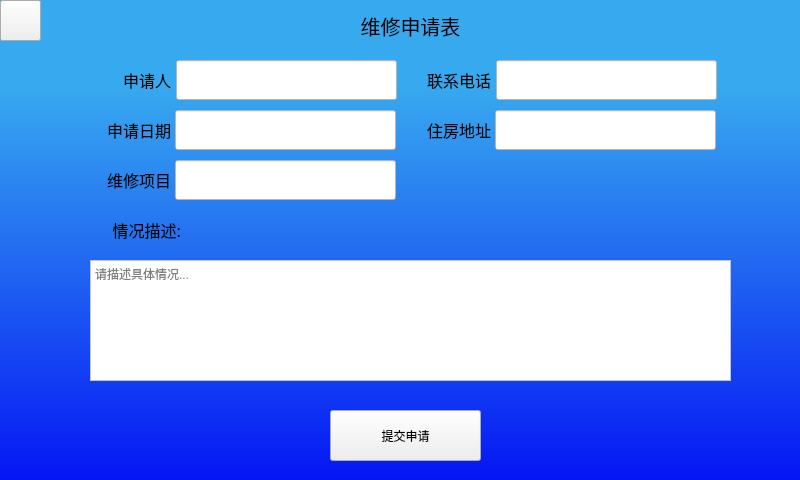
<?xml version="1.0" encoding="UTF-8"?>
<ui version="4.0">
 <class>RepairsBox</class>
 <widget class="QWidget" name="RepairsBox">
  <property name="geometry">
   <rect>
    <x>0</x>
    <y>0</y>
    <width>800</width>
    <height>480</height>
   </rect>
  </property>
  <property name="windowTitle">
   <string>Form</string>
  </property>
  <property name="styleSheet">
   <string notr="true"/>
  </property>
  <widget class="QPushButton" name="submitButton">
   <property name="geometry">
    <rect>
     <x>330</x>
     <y>410</y>
     <width>151</width>
     <height>51</height>
    </rect>
   </property>
   <property name="text">
    <string>提交申请</string>
   </property>
  </widget>
  <widget class="QLabel" name="label_6">
   <property name="geometry">
    <rect>
     <x>90</x>
     <y>210</y>
     <width>91</width>
     <height>40</height>
    </rect>
   </property>
   <property name="font">
    <font>
     <family>宋体</family>
     <pointsize>12</pointsize>
    </font>
   </property>
   <property name="styleSheet">
    <string notr="true"/>
   </property>
   <property name="text">
    <string>情况描述:</string>
   </property>
   <property name="alignment">
    <set>Qt::AlignRight|Qt::AlignTrailing|Qt::AlignVCenter</set>
   </property>
  </widget>
  <widget class="QLabel" name="label_4">
   <property name="geometry">
    <rect>
     <x>90</x>
     <y>110</y>
     <width>81</width>
     <height>40</height>
    </rect>
   </property>
   <property name="font">
    <font>
     <family>宋体</family>
     <pointsize>12</pointsize>
    </font>
   </property>
   <property name="styleSheet">
    <string notr="true"/>
   </property>
   <property name="text">
    <string>申请日期</string>
   </property>
   <property name="alignment">
    <set>Qt::AlignRight|Qt::AlignTrailing|Qt::AlignVCenter</set>
   </property>
  </widget>
  <widget class="QLabel" name="label_5">
   <property name="geometry">
    <rect>
     <x>90</x>
     <y>160</y>
     <width>81</width>
     <height>40</height>
    </rect>
   </property>
   <property name="font">
    <font>
     <family>宋体</family>
     <pointsize>12</pointsize>
    </font>
   </property>
   <property name="styleSheet">
    <string notr="true"/>
   </property>
   <property name="text">
    <string>维修项目</string>
   </property>
   <property name="alignment">
    <set>Qt::AlignRight|Qt::AlignTrailing|Qt::AlignVCenter</set>
   </property>
  </widget>
  <widget class="QTextEdit" name="destrionTextEdit">
   <property name="geometry">
    <rect>
     <x>90</x>
     <y>260</y>
     <width>641</width>
     <height>121</height>
    </rect>
   </property>
   <property name="styleSheet">
    <string notr="true">background-color: rgb(255, 255, 255);</string>
   </property>
   <property name="html">
    <string>&lt;!DOCTYPE HTML PUBLIC &quot;-//W3C//DTD HTML 4.0//EN&quot; &quot;http://www.w3.org/TR/REC-html40/strict.dtd&quot;&gt;
&lt;html&gt;&lt;head&gt;&lt;meta name=&quot;qrichtext&quot; content=&quot;1&quot; /&gt;&lt;style type=&quot;text/css&quot;&gt;
p, li { white-space: pre-wrap; }
&lt;/style&gt;&lt;/head&gt;&lt;body style=&quot; font-family:'SimSun'; font-size:9pt; font-weight:400; font-style:normal;&quot;&gt;
&lt;p style=&quot;-qt-paragraph-type:empty; margin-top:0px; margin-bottom:0px; margin-left:0px; margin-right:0px; -qt-block-indent:0; text-indent:0px;&quot;&gt;&lt;br /&gt;&lt;/p&gt;&lt;/body&gt;&lt;/html&gt;</string>
   </property>
   <property name="placeholderText">
    <string>请描述具体情况...</string>
   </property>
  </widget>
  <widget class="QLabel" name="label_7">
   <property name="geometry">
    <rect>
     <x>410</x>
     <y>60</y>
     <width>81</width>
     <height>40</height>
    </rect>
   </property>
   <property name="font">
    <font>
     <family>宋体</family>
     <pointsize>12</pointsize>
    </font>
   </property>
   <property name="styleSheet">
    <string notr="true"/>
   </property>
   <property name="text">
    <string>联系电话</string>
   </property>
   <property name="alignment">
    <set>Qt::AlignRight|Qt::AlignTrailing|Qt::AlignVCenter</set>
   </property>
  </widget>
  <widget class="QLineEdit" name="telLineEdit">
   <property name="geometry">
    <rect>
     <x>496</x>
     <y>60</y>
     <width>221</width>
     <height>40</height>
    </rect>
   </property>
   <property name="font">
    <font>
     <family>宋体</family>
     <pointsize>12</pointsize>
    </font>
   </property>
   <property name="styleSheet">
    <string notr="true">background-color: rgb(255, 255, 255);</string>
   </property>
  </widget>
  <widget class="QLineEdit" name="projectLineEdit">
   <property name="geometry">
    <rect>
     <x>175</x>
     <y>160</y>
     <width>221</width>
     <height>40</height>
    </rect>
   </property>
   <property name="font">
    <font>
     <family>宋体</family>
     <pointsize>12</pointsize>
    </font>
   </property>
   <property name="styleSheet">
    <string notr="true">background-color: rgb(255, 255, 255);</string>
   </property>
  </widget>
  <widget class="QPushButton" name="ckose2Button">
   <property name="geometry">
    <rect>
     <x>0</x>
     <y>0</y>
     <width>41</width>
     <height>41</height>
    </rect>
   </property>
   <property name="styleSheet">
    <string notr="true">border-image: url(:/image/icon/clear.png);</string>
   </property>
   <property name="text">
    <string/>
   </property>
  </widget>
  <widget class="QLineEdit" name="usrLineEdit">
   <property name="geometry">
    <rect>
     <x>176</x>
     <y>60</y>
     <width>221</width>
     <height>40</height>
    </rect>
   </property>
   <property name="font">
    <font>
     <family>宋体</family>
     <pointsize>12</pointsize>
    </font>
   </property>
   <property name="styleSheet">
    <string notr="true">background-color: rgb(255, 255, 255);</string>
   </property>
  </widget>
  <widget class="QLineEdit" name="DateLineEdit">
   <property name="geometry">
    <rect>
     <x>175</x>
     <y>110</y>
     <width>221</width>
     <height>40</height>
    </rect>
   </property>
   <property name="font">
    <font>
     <family>宋体</family>
     <pointsize>12</pointsize>
    </font>
   </property>
   <property name="styleSheet">
    <string notr="true">background-color: rgb(255, 255, 255);</string>
   </property>
  </widget>
  <widget class="QLabel" name="label_2">
   <property name="geometry">
    <rect>
     <x>310</x>
     <y>0</y>
     <width>201</width>
     <height>51</height>
    </rect>
   </property>
   <property name="font">
    <font>
     <family>宋体</family>
     <pointsize>15</pointsize>
    </font>
   </property>
   <property name="text">
    <string>维修申请表</string>
   </property>
   <property name="alignment">
    <set>Qt::AlignCenter</set>
   </property>
  </widget>
  <widget class="QLabel" name="label_3">
   <property name="geometry">
    <rect>
     <x>90</x>
     <y>60</y>
     <width>81</width>
     <height>40</height>
    </rect>
   </property>
   <property name="font">
    <font>
     <family>宋体</family>
     <pointsize>12</pointsize>
    </font>
   </property>
   <property name="styleSheet">
    <string notr="true"/>
   </property>
   <property name="text">
    <string>申请人</string>
   </property>
   <property name="alignment">
    <set>Qt::AlignRight|Qt::AlignTrailing|Qt::AlignVCenter</set>
   </property>
  </widget>
  <widget class="QLabel" name="label_8">
   <property name="geometry">
    <rect>
     <x>410</x>
     <y>110</y>
     <width>81</width>
     <height>40</height>
    </rect>
   </property>
   <property name="font">
    <font>
     <family>宋体</family>
     <pointsize>12</pointsize>
    </font>
   </property>
   <property name="styleSheet">
    <string notr="true"/>
   </property>
   <property name="text">
    <string>住房地址</string>
   </property>
   <property name="alignment">
    <set>Qt::AlignRight|Qt::AlignTrailing|Qt::AlignVCenter</set>
   </property>
  </widget>
  <widget class="QLineEdit" name="addressLineEdit">
   <property name="geometry">
    <rect>
     <x>495</x>
     <y>110</y>
     <width>221</width>
     <height>40</height>
    </rect>
   </property>
   <property name="font">
    <font>
     <family>宋体</family>
     <pointsize>12</pointsize>
    </font>
   </property>
   <property name="styleSheet">
    <string notr="true">background-color: rgb(255, 255, 255);</string>
   </property>
  </widget>
  <widget class="QLabel" name="label">
   <property name="geometry">
    <rect>
     <x>0</x>
     <y>0</y>
     <width>800</width>
     <height>480</height>
    </rect>
   </property>
   <property name="styleSheet">
    <string notr="true">background-color: qlineargradient(spread:pad, x1:1, y1:1, x2:1, y2:0, stop:0 rgba(5, 22, 244, 255), stop:0.81592 rgba(55, 169, 239, 255));</string>
   </property>
   <property name="text">
    <string/>
   </property>
  </widget>
  <zorder>label</zorder>
  <zorder>submitButton</zorder>
  <zorder>label_6</zorder>
  <zorder>label_4</zorder>
  <zorder>label_5</zorder>
  <zorder>destrionTextEdit</zorder>
  <zorder>label_7</zorder>
  <zorder>telLineEdit</zorder>
  <zorder>projectLineEdit</zorder>
  <zorder>ckose2Button</zorder>
  <zorder>usrLineEdit</zorder>
  <zorder>DateLineEdit</zorder>
  <zorder>label_2</zorder>
  <zorder>label_3</zorder>
  <zorder>label_8</zorder>
  <zorder>addressLineEdit</zorder>
 </widget>
 <resources/>
 <connections/>
</ui>
